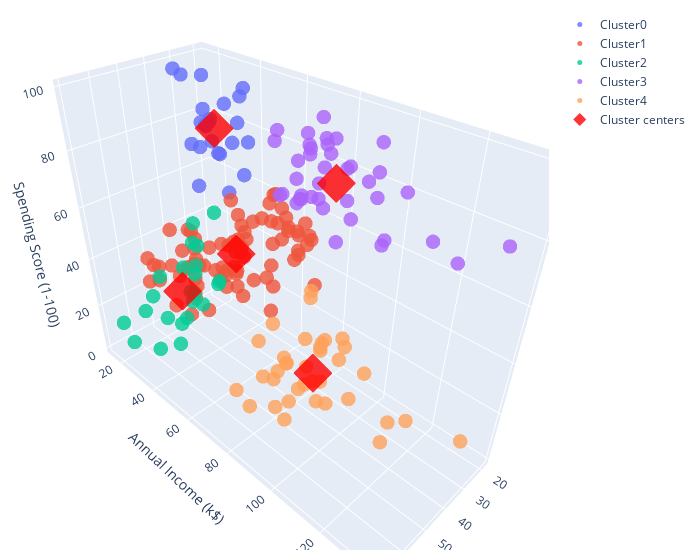

The notebook cell saved with this chart:
### Markdown cell above
# Clustering techniques comparison
---

Finally let's try out all our techniques on the customer segmentation problem and compare the results.

<font color="red"> Task: try out the KMeans, DBSCAN and agglomerative clustering on the customer data and try to find the best clustering for each </font>

### Code cell
km = KMeans(n_clusters=5)
y_km = km.fit_predict(data)
plotClusters3D(X=data,y_km=y_km,cluster_centers=km.cluster_centers_, feature_names=data.columns.values)

### Figure 1 — Plotly figure (JSON) as saved in the notebook; plotly's stock layout.template omitted (floating-point values rounded to 4 significant figures)
{"data": [{"marker": {"opacity": 0.8, "size": 5}, "mode": "markers", "name": "Cluster0", "type": "scatter3d", "x": [21, 23, 22, 23, 30, 35, 24, 22, 20, 35, 25, 31, 29, 35, 23, 21, 18, 21, 30, 20, 24, 31, 24], "y": [15, 16, 17, 18, 19, 19, 20, 20, 21, 23, 24, 25, 28, 28, 29, 30, 33, 33, 34, 37, 38, 39, 39], "z": [81, 77, 76, 94, 72, 99, 77, 79, 66, 98, 73, 73, 82, 61, 87, 73, 92, 81, 73, 75, 92, 61, 65]}, {"marker": {"opacity": 0.8, "size": 5}, "mode": "markers", "name": "Cluster1", "type": "scatter3d", "x": [50, 27, 29, 31, 49, 33, 31, 59, 50, 47, 51, 69, 27, 53, 70, 19, 67, 54, 63, 18, 43, 68, 19, 32, 70, 47, 60, 60, 59, 26, 45, 40, 23, 49, 57, 38, 67, 46, 21, 48, 55, 22, 34, 50, 68, 18, 48, 40, 32, 24, 47, 27, 48, 20, 23, 49, 67, 26, 49, 21, 66, 54, 68, 66, 65, 19, 38, 19, 18, 19, 63, 49, 51, 50, 27, 38, 40, 43, 28], "y": [40, 40, 40, 40, 42, 42, 43, 43, 43, 43, 44, 44, 46, 46, 46, 46, 47, 47, 48, 48, 48, 48, 48, 48, 49, 49, 50, 50, 54, 54, 54, 54, 54, 54, 54, 54, 54, 54, 54, 54, 57, 57, 58, 58, 59, 59, 60, 60, 60, 60, 60, 60, 61, 61, 62, 62, 62, 62, 62, 62, 63, 63, 63, 63, 63, 63, 64, 64, 65, 65, 65, 65, 67, 67, 67, 67, 69, 71, 76], "z": [55, 47, 42, 42, 52, 60, 54, 60, 45, 41, 50, 46, 51, 46, 56, 55, 52, 59, 51, 59, 50, 48, 59, 47, 55, 42, 49, 56, 47, 54, 53, 48, 52, 42, 51, 55, 41, 44, 57, 46, 58, 55, 60, 46, 55, 41, 49, 40, 42, 52, 47, 50, 42, 49, 41, 48, 59, 55, 56, 42, 50, 46, 43, 48, 52, 54, 42, 46, 48, 50, 43, 59, 43, 57, 56, 40, 58, 35, 40]}, {"marker": {"opacity": 0.8, "size": 5}, "mode": "markers", "name": "Cluster2", "type": "scatter3d", "x": [19, 20, 31, 35, 64, 67, 58, 37, 35, 52, 35, 46, 54, 45, 40, 60, 53, 49, 42, 36, 65, 48, 49], "y": [15, 16, 17, 18, 19, 19, 20, 20, 21, 23, 24, 25, 28, 28, 29, 30, 33, 33, 34, 37, 38, 39, 39], "z": [39, 6, 40, 6, 3, 14, 15, 13, 35, 29, 35, 5, 14, 32, 31, 4, 4, 14, 17, 26, 35, 36, 28]}, {"marker": {"opacity": 0.8, "size": 5}, "mode": "markers", "name": "Cluster3", "type": "scatter3d", "x": [39, 31, 40, 38, 39, 31, 29, 32, 35, 32, 32, 28, 32, 34, 39, 38, 27, 30, 30, 29, 31, 36, 33, 32, 28, 36, 30, 27, 35, 32, 29, 30, 28, 36, 32, 38, 35, 32, 30], "y": [69, 70, 71, 71, 71, 72, 73, 73, 74, 75, 76, 77, 77, 78, 78, 78, 78, 78, 78, 79, 81, 85, 86, 87, 87, 87, 88, 88, 93, 97, 98, 99, 101, 103, 103, 113, 120, 126, 137], "z": [91, 77, 95, 75, 75, 71, 88, 73, 72, 93, 87, 97, 74, 90, 88, 76, 89, 78, 73, 83, 93, 75, 95, 63, 75, 92, 86, 69, 90, 86, 88, 97, 68, 85, 69, 91, 79, 74, 83]}, {"marker": {"opacity": 0.8, "size": 5}, "mode": "markers", "name": "Cluster4", "type": "scatter3d", "x": [23, 59, 47, 25, 20, 44, 19, 57, 25, 48, 34, 43, 44, 47, 37, 34, 56, 19, 50, 42, 36, 40, 36, 52, 58, 59, 37, 46, 41, 54, 41, 34, 33, 47, 45, 32], "y": [70, 71, 71, 72, 73, 73, 74, 75, 77, 77, 78, 78, 78, 78, 78, 78, 79, 81, 85, 86, 87, 87, 87, 88, 88, 93, 97, 98, 99, 101, 103, 103, 113, 120, 126, 137], "z": [29, 11, 9, 34, 5, 7, 10, 5, 12, 36, 22, 17, 20, 16, 1, 1, 35, 5, 26, 20, 27, 13, 10, 13, 15, 14, 32, 15, 39, 24, 17, 23, 8, 16, 28, 18]}, {"marker": {"color": "red", "opacity": 0.8, "size": 10, "symbol": "diamond"}, "mode": "markers", "name": "Cluster centers", "type": "scatter3d", "x": [25.52, 43.09, 45.22, 32.69, 40.67], "y": [26.3, 55.29, 26.3, 86.54, 87.75], "z": [78.57, 49.57, 20.91, 82.13, 17.58]}], "layout": {"margin": {"b": 10, "l": 10, "r": 20, "t": 10}, "scene": {"xaxis": {"title": {"text": "Age"}}, "yaxis": {"title": {"text": "Annual Income (k$)"}}, "zaxis": {"title": {"text": "Spending Score (1-100)"}}}, "title": {"x": 0.5, "y": 0.95}, "width": 700}}
